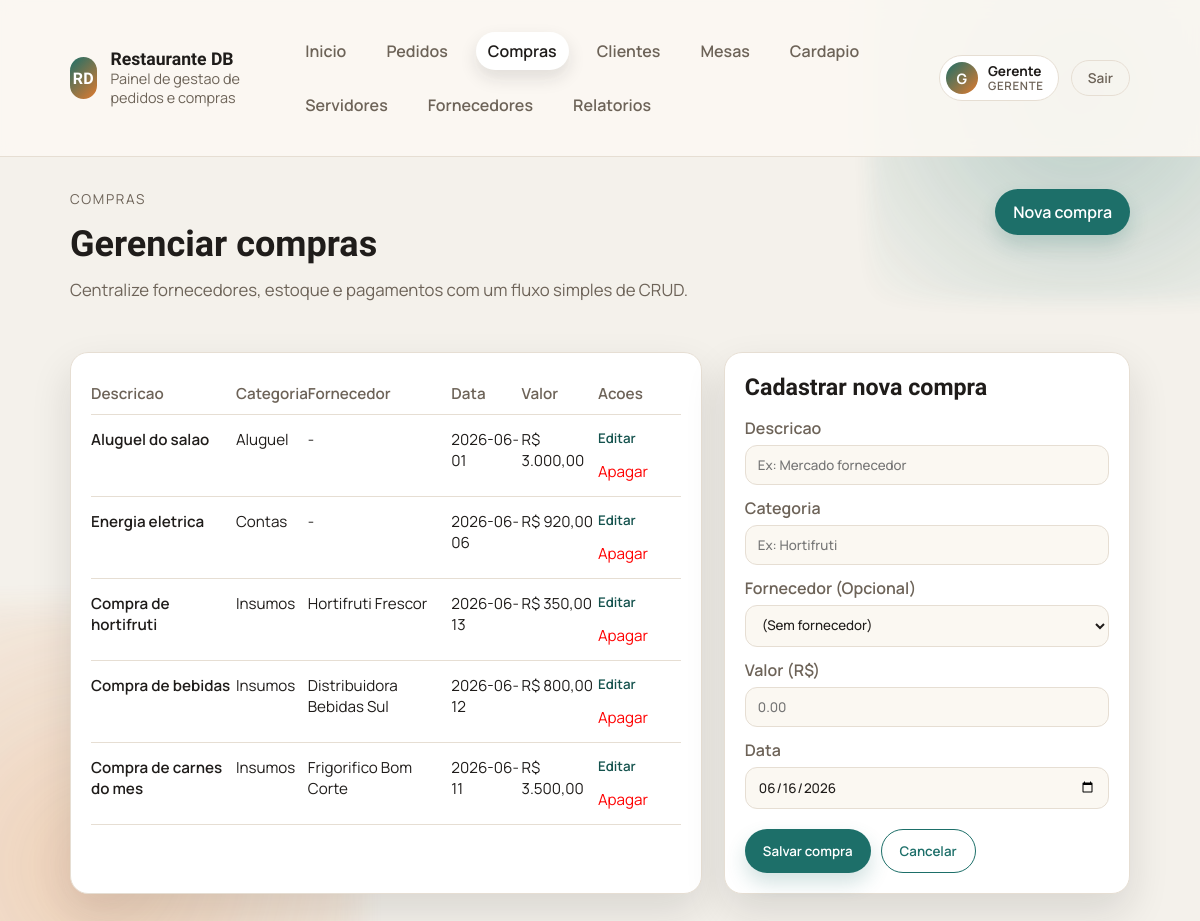
/compra (signed in), run on the app's committed database.
### tables this page shows
CREATE TABLE despesas (
    id_despesa INTEGER PRIMARY KEY AUTOINCREMENT,
    descricao TEXT NOT NULL,
    categoria TEXT NOT NULL,
    valor NUMERIC NOT NULL,
    data_despesa TEXT
, id_fornecedor INTEGER REFERENCES fornecedores(id_fornecedor) ON DELETE SET NULL);

CREATE TABLE fornecedores (
    id_fornecedor INTEGER PRIMARY KEY AUTOINCREMENT,
    nome TEXT NOT NULL,
    cnpj TEXT,
    telefone TEXT,
    email TEXT,
    data_cadastro TEXT DEFAULT CURRENT_TIMESTAMP
);

### public/bd/auth.php (called while the page is built, shortened)
<?php
require_once __DIR__ . '/models.php';
function current_user(): ?array
{
    return $_SESSION['usuario'] ?? null;
}
function is_admin(): bool
{
    $user = current_user();
    return $user !== null && $user['perfil'] === 'admin';
}

### public/bd/models.php (called while the page is built, shortened)
<?php
$pdo = null;
function db_connect() {
    global $pdo;
    if (!$pdo) {
        $db_path = __DIR__ . '/../../database.sqlite';
        $pdo = get_sqlite_connection($db_path);
    }
    return $pdo;
}
function get_compras() {
    $pdo = db_connect();
    $stmt = $pdo->query("SELECT d.*, f.nome as fornecedor_nome
                         FROM despesas d
                         LEFT JOIN fornecedores f ON d.id_fornecedor = f.id_fornecedor
                         ORDER BY d.id_despesa DESC");
    return $stmt->fetchAll();
}

### public/templates/compra.php (the view, shortened to what this page needs)
<?php
require_once __DIR__ . '/../bd/models.php';
require_once __DIR__ . '/../bd/auth.php';
$compras = get_compras();
$pode_gerenciar = is_admin();
?><!doctype html>
<html lang="pt-BR">
<head>
    <link rel="stylesheet" href="/style.css">
</head>
<body>
    <?php $active = '/compra'; require __DIR__ . '/partials/topbar.php'; ?>
    <main class="container">
        <section class="page-header">
            <div>
                <p class="eyebrow">Compras</p>
                <h1><?= $pode_gerenciar ? 'Gerenciar compras' : 'Compras' ?></h1>
                <p class="lead"><?= $pode_gerenciar ? 'Centralize fornecedores, estoque e pagamentos com um fluxo simples de CRUD.' : 'Consulta das compras de fornecedores. Somente o gerente pode registrar ou alterar compras.' ?></p>
            </div>
            <?php if ($pode_gerenciar): ?>
            <div class="page-actions">
                <a class="button" href="#form-card">Nova compra</a>
            </div>
            <?php endif; ?>
        </section>
        <section class="layout"<?= $pode_gerenciar ? '' : ' style="grid-template-columns: 1fr;"' ?>>
            <div class="table-card">
                <table>
                    <thead>
                        <tr>
                            <th>Descricao</th>
                            <th>Categoria</th>
                            <th>Fornecedor</th>
                            <th>Data</th>
                            <th>Valor</th>
                            <?php if ($pode_gerenciar): ?>
                            <th>Acoes</th>
                            <?php endif; ?>
                        </tr>
                    </thead>
                    <tbody>
                        <?php foreach ($compras as $c): ?>
                        <tr>
                            <td>
                                <div class="cell-title"><?= htmlspecialchars((string)$c['descricao']) ?></div>
                            </td>
                            <td><?= htmlspecialchars((string)$c['categoria']) ?></td>
                            <td><?= htmlspecialchars((string)($c['fornecedor_nome'] ?? '-') ?: '-') ?></td>
                            <td><?= htmlspecialchars((string)$c['data_despesa']) ?></td>
                            <td>R$ <?= number_format((float)$c['valor'], 2, ',', '.') ?></td>
                            <?php if ($pode_gerenciar): ?>
                            <td>
                                <div class="button-row">
                                    <button class="text-link" onclick="editCompra(<?= $c['id_despesa'] ?>, '<?= htmlspecialchars($c['descricao']) ?>', '<?= htmlspecialchars($c['categoria']) ?>', '<?= $c['valor'] ?>', '<?= $c['data_despesa'] ?>', '<?= $c['id_fornecedor'] ?? '' ?>')">Editar</button>
                                    <form method="POST" action="/" class="inline-form">
                                        <button class="text-link" type="submit" style="color:red" onclick="return confirm('Tem certeza?')">Apagar</button>
                                    </form>
                                </div>
                            </td>
                            <?php endif; ?>
                        </tr>
                        <?php endforeach; ?>
                    </tbody>
                </table>
            </div>
            <?php if ($pode_gerenciar): ?>
            <aside class="form-card" id="form-card">
                <h2 id="form-title">Cadastrar nova compra</h2>
                <form class="stack" method="POST" action="/">
                    <label class="field">
                        <span>Descricao</span>
                        <input type="text" name="descricao" id="desc-input" required placeholder="Ex: Mercado fornecedor">
                    </label>
                    <label class="field">
                        <span>Categoria</span>
                        <input type="text" name="categoria" id="cat-input" required placeholder="Ex: Hortifruti">
                    </label>
                    <label class="field">
                        <span>Fornecedor (Opcional)</span>
                        <select name="id_fornecedor" id="fornecedor-input">
                            <option value="">(Sem fornecedor)</option>
                        </select>
                    </label>
                    <label class="field">
                        <span>Valor (R$)</span>
                        <input type="number" step="0.01" name="valor" id="valor-input" required placeholder="0.00">
                    </label>
                    <label class="field">
                        <span>Data</span>
                        <input type="date" name="data_despesa" id="data-input" required value="<?= date('Y-m-d') ?>">
                    </label>
                    <div class="form-actions">
                        <button class="button" type="submit" id="submit-btn">Salvar compra</button>
                        <button class="button button-outline" type="button" onclick="resetForm()">Cancelar</button>
                    </div>
                </form>
            </aside>
            <?php endif; ?>
        </section>
    </main>
</body>
</html>

### public/style.css (style rules this page uses)
:root { --bg: #f4f1eb; --bg-alt: #fbf8f2; --ink: #1f1c1a; --muted: #6d6358; --brand: #1d6f69; --brand-dark: #14524d; --accent: #e07a2f; --card: #ffffff; --border: #e6ded3; --shadow: 0 18px 40px rgba(26, 24, 22, 0.12); --radius: 18px; --radius-sm: 12px; --max: 1100px; }
* { box-sizing: border-box; }
body { margin: 0; font-family: "Manrope", "Segoe UI", sans-serif; background: var(--bg); color: var(--ink); min-height: 100vh; position: relative; }
body::before, body::after { content: ""; position: fixed; inset: auto; z-index: -1; pointer-events: none; opacity: 0.8; }
body::before { width: 420px; height: 420px; top: -120px; right: -90px; background: radial-gradient(circle, rgba(29, 111, 105, 0.35), rgba(29, 111, 105, 0)); filter: blur(10px); }
body::after { width: 520px; height: 520px; bottom: -200px; left: -160px; background: radial-gradient(circle, rgba(224, 122, 47, 0.35), rgba(224, 122, 47, 0)); filter: blur(14px); }
a { color: inherit; text-decoration: none; }
p { line-height: 1.6; margin: 0; }
.container { max-width: var(--max); margin: 0 auto; padding: 32px 20px; }
.eyebrow { font-size: 0.85rem; text-transform: uppercase; letter-spacing: 0.12em; color: var(--muted); margin-bottom: 12px; }
h1, h2, h3 { font-family: "Unbounded", sans-serif; margin: 0 0 12px; }
h1 { font-size: clamp(2rem, 3vw, 2.7rem); }
h2 { font-size: 1.45rem; }
.lead { font-size: 1.05rem; color: var(--muted); margin-bottom: 20px; }
.button-row { display: flex; gap: 14px; flex-wrap: wrap; }
.button, .pill, .text-link { font-family: "Manrope", sans-serif; }
.button { display: inline-flex; align-items: center; justify-content: center; gap: 8px; border: none; background: var(--brand); color: #fff; padding: 12px 18px; border-radius: 999px; font-weight: 600; cursor: pointer; transition: transform 0.2s ease, box-shadow 0.2s ease, background 0.2s ease; box-shadow: 0 10px 20px rgba(29, 111, 105, 0.2); }
.button-outline { background: transparent; border: 1px solid var(--brand); color: var(--brand); box-shadow: none; }
.text-link { background: none; border: none; color: var(--brand-dark); font-weight: 600; cursor: pointer; padding: 0; }
.page-header { display: flex; align-items: flex-start; justify-content: space-between; gap: 20px; flex-wrap: wrap; }
.page-actions { display: flex; gap: 12px; flex-wrap: wrap; }
.layout { display: grid; grid-template-columns: minmax(0, 1.4fr) minmax(0, 0.9fr); gap: 22px; margin-top: 28px; }
.table-card, .form-card { background: var(--card); border: 1px solid var(--border); border-radius: var(--radius); padding: 20px; box-shadow: var(--shadow); }
table { width: 100%; border-collapse: collapse; font-size: 0.95rem; }
thead th { text-align: left; color: var(--muted); font-weight: 600; padding: 10px 0; border-bottom: 1px solid var(--border); }
tbody td { padding: 14px 0; border-bottom: 1px solid var(--border); vertical-align: top; }
.cell-title { font-weight: 600; }
.form-card h2 { margin-bottom: 16px; }
.stack { display: grid; gap: 12px; }
.field { display: grid; gap: 6px; font-weight: 600; color: var(--muted); }
input, select, textarea { width: 100%; padding: 10px 12px; border-radius: 12px; border: 1px solid var(--border); background: var(--bg-alt); font-family: "Manrope", sans-serif; font-weight: 500; color: var(--ink); }
.form-actions { display: flex; gap: 10px; flex-wrap: wrap; margin-top: 8px; }
.hero > *, .card, .table-card, .form-card { animation: rise 0.6s ease both; }
.form-card { animation-delay: 0.08s; }

### public/templates/compra.php (style rules this page uses)
.inline-form { display: inline-block; margin: 0; }
.inline-form button { background: none; border: none; padding: 0; cursor: pointer; color: inherit; font: inherit; }

### data on the page
despesas: descricao "Aluguel do salao", categoria "Aluguel", fornecedor_nome "-", data_despesa "2026-06-01", valor "3.000,00"
despesas: descricao "Energia eletrica", categoria "Contas", fornecedor_nome "-", data_despesa "2026-06-06", valor "920,00"
despesas: descricao "Compra de hortifruti", categoria "Insumos", id_fornecedor.nome "Hortifruti Frescor", data_despesa "2026-06-13", valor "350,00"
despesas: descricao "Compra de bebidas", categoria "Insumos", id_fornecedor.nome "Distribuidora Bebidas Sul", data_despesa "2026-06-12", valor "800,00"
despesas: descricao "Compra de carnes do mes", categoria "Insumos", id_fornecedor.nome "Frigorifico Bom Corte", data_despesa "2026-06-11", valor "3.500,00"

### other printed values
$label "Inicio"
$label "Pedidos"
$label "Compras"
$label "Clientes"
$label "Mesas"
$label "Cardapio"
$label "Servidores"
$label "Fornecedores"
$label "Relatorios"
substr((string)$user['nome'], 0, 1) "G"
$user['nome'] "Gerente"
